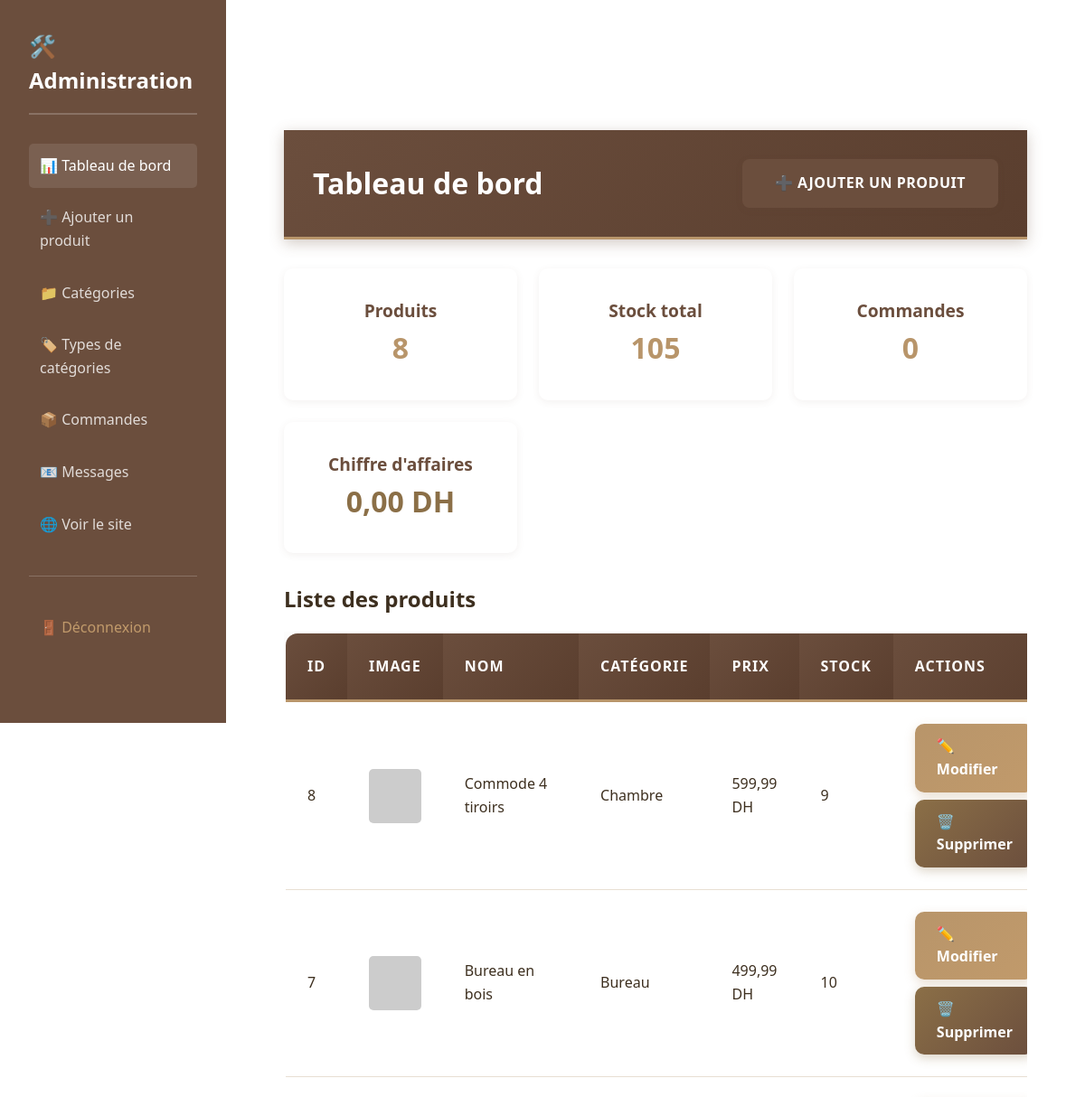
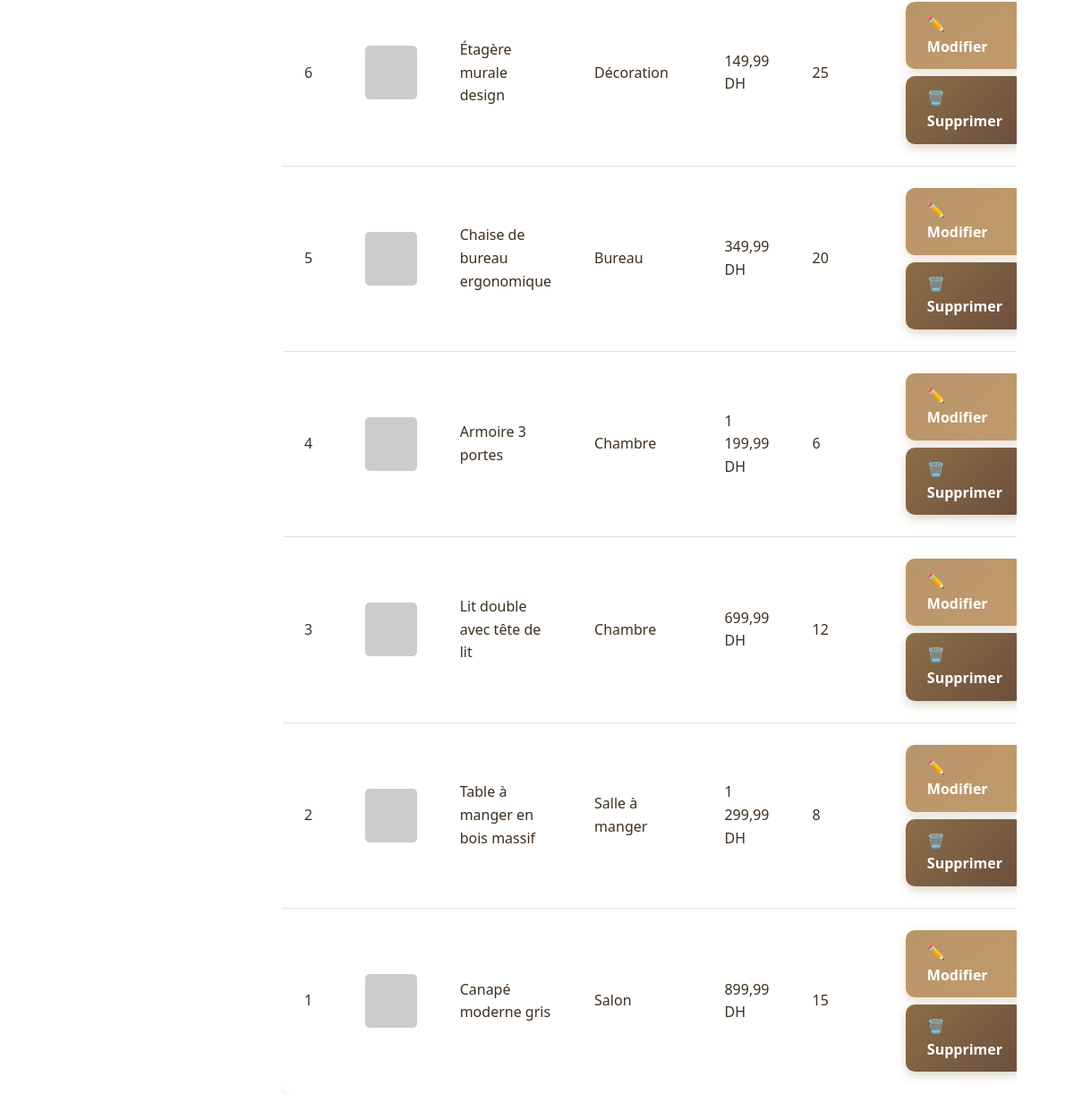
Page /admin/dashboard.php (signed in) on the committed database (2 pictures, top to bottom).
### tables this page shows
CREATE TABLE IF NOT EXISTS products (
    id INT AUTO_INCREMENT PRIMARY KEY,
    name VARCHAR(255) NOT NULL,
    description TEXT,
    price DECIMAL(10,2) NOT NULL,
    image VARCHAR(255),
    category VARCHAR(100) NOT NULL,
    stock INT DEFAULT 0,
    created_at TIMESTAMP DEFAULT CURRENT_TIMESTAMP,
    updated_at TIMESTAMP DEFAULT CURRENT_TIMESTAMP ON UPDATE CURRENT_TIMESTAMP
);

### admin/dashboard.php (the view, shortened to what this page needs)
<?php
require_once 'includes/header.php';
$stmt = $pdo->query("SELECT * FROM products ORDER BY id DESC");
$products = $stmt->fetchAll();
try {
    $checkColumn = $pdo->query("SHOW COLUMNS FROM products LIKE 'stock'");
    $hasStockColumn = $checkColumn->rowCount() > 0;
    if ($hasStockColumn) {
        $statsStmt = $pdo->query("
            SELECT
                COUNT(*) AS total_products,
                COALESCE(SUM(stock), 0) AS total_stock,
                (SELECT COUNT(*) FROM orders) AS total_orders,
                (SELECT COALESCE(SUM(total_amount), 0) FROM orders WHERE status = 'Livrée') AS total_revenue
            FROM products
        ");
    }
    $stats = $statsStmt->fetch(PDO::FETCH_ASSOC);
} catch (PDOException $e) {
    $stats = [
        'total_products' => 0,
        'total_stock' => 0,
        'total_orders' => 0,
        'total_revenue' => 0
    ];
}
?>
<div class="admin-container">
    <div class="admin-header">
        <h1>Tableau de bord</h1>
        <a href="add.php" class="btn">➕ Ajouter un produit</a>
    </div>
    <div style="display: grid; grid-template-columns: repeat(auto-fit, minmax(200px, 1fr)); gap: 1.5rem; margin-bottom: 2rem;">
        <div class="category-card">
            <h3 style="color: var(--primary-color);">Produits</h3>
            <p style="font-size: 2rem; font-weight: bold; color: var(--secondary-color);"><?php echo $stats['total_products']; ?></p>
        </div>
        <div class="category-card">
            <h3 style="color: var(--primary-color);">Stock total</h3>
            <p style="font-size: 2rem; font-weight: bold; color: var(--secondary-color);"><?php echo $stats['total_stock'] ?? 0; ?></p>
        </div>
        <div class="category-card">
            <h3 style="color: var(--primary-color);">Commandes</h3>
            <p style="font-size: 2rem; font-weight: bold; color: var(--secondary-color);"><?php echo $stats['total_orders']; ?></p>
        </div>
        <div class="category-card">
            <h3 style="color: var(--primary-color);">Chiffre d'affaires</h3>
            <p style="font-size: 2rem; font-weight: bold; color: var(--success-color);"><?php echo number_format($stats['total_revenue'] ?? 0, 2, ',', ' '); ?> DH</p>
        </div>
    </div>
    <h2 style="margin-bottom: 1rem;">Liste des produits</h2>
    <div style="overflow-x: auto;">
        <table class="admin-table">
            <thead>
                <tr>
                    <th>ID</th>
                    <th>Image</th>
                    <th>Nom</th>
                    <th>Catégorie</th>
                    <th>Prix</th>
                    <th>Stock</th>
                    <th>Actions</th>
                </tr>
            </thead>
            <tbody>
                <?php foreach ($products as $product): ?>
                <tr>
                    <td><?php echo $product['id']; ?></td>
                    <td>
                        <img src="../<?php echo htmlspecialchars($product['image']); ?>"
                             alt="<?php echo htmlspecialchars($product['name']); ?>"
                             style="width: 60px; height: 60px; object-fit: cover; border-radius: 5px;"
                             onerror="this.src='https://via.placeholder.com/60x60?text=Produit'">
                    </td>
                    <td><?php echo htmlspecialchars($product['name']); ?></td>
                    <td><?php echo htmlspecialchars($product['category']); ?></td>
                    <td><?php echo number_format($product['price'], 2, ',', ' '); ?> DH</td>
                    <td><?php echo isset($product['stock']) ? $product['stock'] : 'N/A'; ?></td>
                    <td>
                        <div class="admin-actions">
                            <a href="edit.php?id=<?php echo $product['id']; ?>" class="btn-edit">✏️ Modifier</a>
                            <a href="delete.php?id=<?php echo $product['id']; ?>"
                               class="btn-delete"
                               onclick="return confirm('Êtes-vous sûr de vouloir supprimer ce produit ?')">🗑️ Supprimer</a>
                        </div>
                    </td>
                </tr>
                <?php endforeach; ?>
            </tbody>
        </table>
    </div>
</div>
<?php require_once 'includes/footer.php'; ?>

### admin/includes/header.php (shortened to what this page needs)
<!DOCTYPE html>
<html lang="fr">
<head>
    <link rel="stylesheet" href="../styles.css">
    <link rel="stylesheet" href="../css/pages/admin.css">
</head>
<body>
    <div class="admin-sidebar">
        <h2>🛠️ Administration</h2>
        <ul>
            <li><a href="dashboard.php" class="<?php echo basename($_SERVER['PHP_SELF']) == 'dashboard.php' ? 'active' : ''; ?>">📊 Tableau de bord</a></li>
            <li><a href="add.php" class="<?php echo basename($_SERVER['PHP_SELF']) == 'add.php' ? 'active' : ''; ?>">➕ Ajouter un produit</a></li>
            <li><a href="categories.php" class="<?php echo basename($_SERVER['PHP_SELF']) == 'categories.php' ? 'active' : ''; ?>">📁 Catégories</a></li>
            <li><a href="types_categories.php" class="<?php echo basename($_SERVER['PHP_SELF']) == 'types_categories.php' ? 'active' : ''; ?>">🏷️ Types de catégories</a></li>
            <li><a href="orders.php" class="<?php echo basename($_SERVER['PHP_SELF']) == 'orders.php' ? 'active' : ''; ?>">📦 Commandes</a></li>
            <li><a href="contacts.php" class="<?php echo basename($_SERVER['PHP_SELF']) == 'contacts.php' ? 'active' : ''; ?>">📧 Messages</a></li>
            <li><a href="../index.php" target="_blank">🌐 Voir le site</a></li>
        </ul>
        <div class="admin-logout">
            <a href="logout.php">🚪 Déconnexion</a>
        </div>
    </div>
    <div class="admin-main">

### admin/includes/footer.php (shortened to what this page needs)
    </div>
</body>
</html>

### styles.css (style rules this page uses)
* { margin: 0; padding: 0; box-sizing: border-box; }
:root { --wood-light: #D4A574; --wood-medium: #B8956A; --wood-dark: #8B6F47; --camel: #C19A6B; --beige-light: #F5F1EB; --beige-medium: #E8DFD3; --beige-dark: #D4C4B0; --cream: #FAF8F3; --primary-color: #6B4E3D; --secondary-color: #B8956A; --accent-color: #C19A6B; --success-color: #8B6F47; --text-dark: #3D2F1F; --text-medium: #6B4E3D; --text-light: #8B7355; --text-muted: #A08B73; --bg-white: #FFFFFF; --bg-light: #FAF8F3; --bg-medium: #F5F1EB; --bg-dark: #E8DFD3; --border-color: #E8DFD3; --border-light: #F5F1EB; --border-dark: #D4C4B0; --shadow: 0 2px 8px rgba(107, 78, 61, 0.08); --shadow-hover: 0 6px 20px rgba(107, 78, 61, 0.15); --shadow-card: 0 4px 12px rgba(107, 78, 61, 0.1); }
html { overflow-x: hidden; width: 100%; }
body { font-family: 'Segoe UI', Tahoma, Geneva, Verdana, sans-serif; line-height: 1.6; color: var(--text-dark); background-color: var(--bg-white); overflow-x: hidden; width: 100%; max-width: 100vw; padding-top: 80px; }
a { text-decoration: none; color: inherit; transition: color 0.3s ease; }
img { max-width: 100%; height: auto; display: block; }
.btn { display: inline-block; padding: 0.875rem 2.25rem; background: var(--primary-color); color: white; border: none; border-radius: 8px; font-size: 1rem; font-weight: 600; cursor: pointer; transition: all 0.3s ease; text-transform: uppercase; letter-spacing: 0.5px; box-shadow: var(--shadow); }
.category-card { background: var(--bg-white); border-radius: 10px; padding: 2rem; text-align: center; box-shadow: var(--shadow); transition: all 0.3s ease; cursor: pointer; }
.category-card h3 { color: var(--primary-color); font-size: 1.2rem; }
.admin-container { max-width: 1400px; margin: 0 auto; padding: 2rem; }
.admin-header { display: flex; justify-content: space-between; align-items: center; margin-bottom: 2rem; padding-bottom: 1rem; border-bottom: 2px solid var(--border-color); }
.admin-table { width: 100%; border-collapse: collapse; background: var(--bg-white); box-shadow: var(--shadow-card); border-radius: 12px; overflow: hidden; border: 1px solid var(--border-light); }
.admin-table th, .admin-table td { padding: 1rem; text-align: left; border-bottom: 1px solid var(--border-color); }
.admin-table th { background: linear-gradient(135deg, var(--primary-color) 0%, #5A3E2E 100%); color: white; font-weight: 600; border-bottom: 2px solid var(--secondary-color); }
.admin-actions { display: flex; gap: 0.5rem; }
.btn-edit { background: var(--secondary-color); color: white; padding: 0.5rem 1rem; border: none; border-radius: 5px; cursor: pointer; transition: all 0.3s ease; }
.btn-delete { background: #8B6F47; color: white; padding: 0.5rem 1rem; border: none; border-radius: 8px; cursor: pointer; transition: all 0.3s ease; font-weight: 600; box-shadow: 0 2px 6px rgba(139, 111, 71, 0.3); }

### admin/includes/header.php (style rules this page uses)
.admin-sidebar { background: var(--primary-color); color: white; padding: 2rem; min-height: 100vh; width: 250px; position: fixed; left: 0; top: 0; z-index: 1000; }
@media (min-width: 769px) { .admin-sidebar { left: 0 !important; } }
.admin-sidebar h2 { margin-bottom: 2rem; border-bottom: 2px solid rgba(255,255,255,0.2); padding-bottom: 1rem; }
.admin-sidebar ul { list-style: none; }
.admin-sidebar ul li { margin-bottom: 0.5rem; }
.admin-sidebar a { color: rgba(255,255,255,0.8); display: block; padding: 0.75rem; border-radius: 5px; transition: all 0.3s ease; }
.admin-sidebar a:hover, .admin-sidebar a.active { background: rgba(255,255,255,0.1); color: white; }
.admin-main { margin-left: 250px; padding: 2rem; }
.admin-logout { margin-top: 2rem; padding-top: 2rem; border-top: 1px solid rgba(255,255,255,0.2); }
.admin-logout a { color: var(--accent-color); }

### rows in the picture
products: id "8", name "Commode 4 tiroirs", category "Chambre", price "599,99", stock "9"
products: id "7", name "Bureau en bois", category "Bureau", price "499,99", stock "10"
products: id "6", name "Étagère murale design", category "Décoration", price "149,99", stock "25"
products: id "5", name "Chaise de bureau ergonomique", category "Bureau", price "349,99", stock "20"
products: id "4", name "Armoire 3 portes", category "Chambre", price "1 199,99", stock "6"
products: id "3", name "Lit double avec tête de lit", category "Chambre", price "699,99", stock "12"
products: id "2", name "Table à manger en bois massif", category "Salle à manger", price "1 299,99", stock "8"
products: id "1", name "Canapé moderne gris", category "Salon", price "899,99", stock "15"

### other values in the picture
$stats['total_products'] "8"
$stats['total_stock'] "105"
$stats['total_orders'] "0"
$stats['total_revenue'] "0,00"
